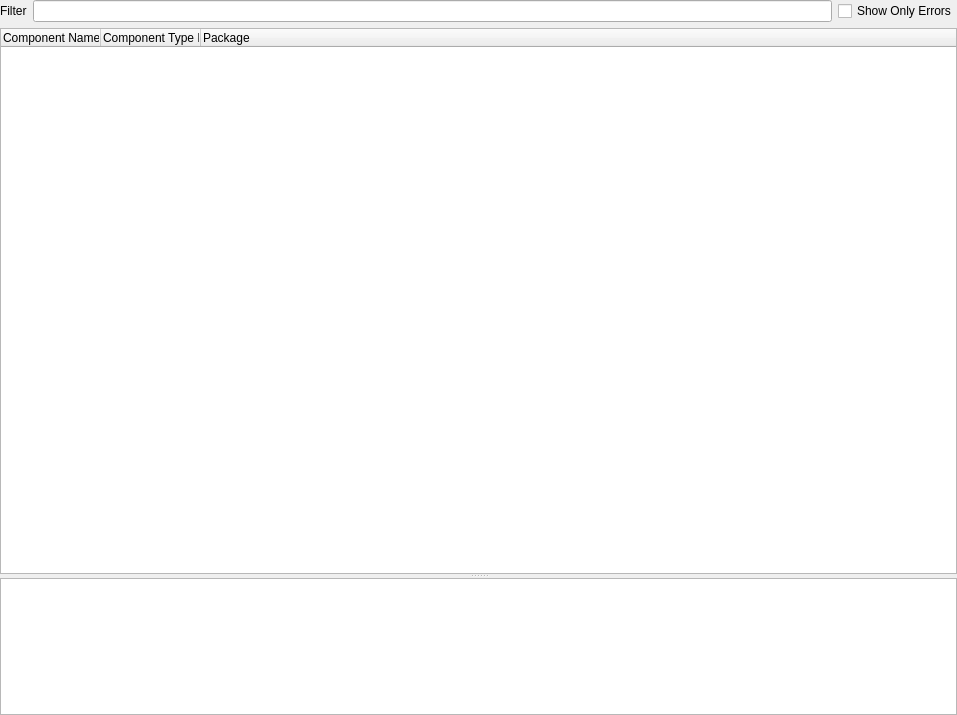
<?xml version="1.0" encoding="UTF-8"?>
<ui version="4.0">
 <class>CRegistryTreeViewComp</class>
 <widget class="QWidget" name="CRegistryTreeViewComp">
  <property name="geometry">
   <rect>
    <x>0</x>
    <y>0</y>
    <width>957</width>
    <height>715</height>
   </rect>
  </property>
  <property name="windowTitle">
   <string>Properies of Registry</string>
  </property>
  <property name="windowIcon">
   <iconset resource="../iqtgui/iqtgui.qrc">
    <normaloff>:/Icons/AcfLogo</normaloff>:/Icons/AcfLogo</iconset>
  </property>
  <layout class="QVBoxLayout" name="verticalLayout">
   <property name="margin">
    <number>0</number>
   </property>
   <item>
    <widget class="QFrame" name="FilterFrame">
     <property name="frameShape">
      <enum>QFrame::NoFrame</enum>
     </property>
     <property name="frameShadow">
      <enum>QFrame::Raised</enum>
     </property>
     <layout class="QHBoxLayout" name="horizontalLayout">
      <property name="margin">
       <number>0</number>
      </property>
      <item>
       <widget class="QLabel" name="label">
        <property name="text">
         <string>Filter</string>
        </property>
       </widget>
      </item>
      <item>
       <widget class="QLineEdit" name="FilterEdit"/>
      </item>
      <item>
       <widget class="QCheckBox" name="ShowOnlyErrorsCheck">
        <property name="text">
         <string>Show Only Errors</string>
        </property>
       </widget>
      </item>
     </layout>
    </widget>
   </item>
   <item>
    <widget class="QSplitter" name="MainSplitter">
     <property name="orientation">
      <enum>Qt::Vertical</enum>
     </property>
     <widget class="QTreeWidget" name="RegistryTree">
      <property name="sizePolicy">
       <sizepolicy hsizetype="Expanding" vsizetype="Expanding">
        <horstretch>0</horstretch>
        <verstretch>4</verstretch>
       </sizepolicy>
      </property>
      <property name="expandsOnDoubleClick">
       <bool>false</bool>
      </property>
      <attribute name="headerStretchLastSection">
       <bool>true</bool>
      </attribute>
      <column>
       <property name="text">
        <string>Component Name</string>
       </property>
      </column>
      <column>
       <property name="text">
        <string>Component Type ID</string>
       </property>
      </column>
      <column>
       <property name="text">
        <string>Package</string>
       </property>
      </column>
     </widget>
     <widget class="QTextEdit" name="MessagesList">
      <property name="sizePolicy">
       <sizepolicy hsizetype="Expanding" vsizetype="Expanding">
        <horstretch>0</horstretch>
        <verstretch>1</verstretch>
       </sizepolicy>
      </property>
     </widget>
    </widget>
   </item>
  </layout>
 </widget>
 <resources>
  <include location="../iqtgui/iqtgui.qrc"/>
 </resources>
 <connections/>
</ui>
